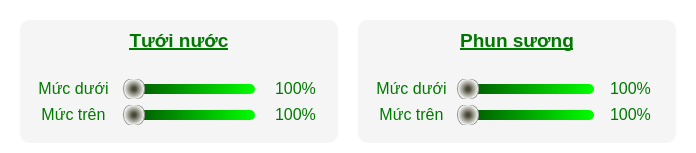
                                  <widget class="QFrame" name="Top_Setting_Option1">
                                   <property name="styleSheet">
                                    <string notr="true">background-color: rgba(0, 0, 0, 0);
border-radius: 10px;</string>
                                   </property>
                                   <property name="frameShape">
                                    <enum>QFrame::StyledPanel</enum>
                                   </property>
                                   <property name="frameShadow">
                                    <enum>QFrame::Raised</enum>
                                   </property>
                                   <layout class="QVBoxLayout" name="verticalLayout_51">
                                    <property name="spacing">
                                     <number>0</number>
                                    </property>
                                    <property name="leftMargin">
                                     <number>0</number>
                                    </property>
                                    <property name="topMargin">
                                     <number>0</number>
                                    </property>
                                    <property name="rightMargin">
                                     <number>0</number>
                                    </property>
                                    <property name="bottomMargin">
                                     <number>0</number>
                                    </property>
                                    <item>
                                     <widget class="QFrame" name="Top_Setting_Option1_frame">
                                      <property name="styleSheet">
                                       <string notr="true"/>
                                      </property>
                                      <property name="frameShape">
                                       <enum>QFrame::StyledPanel</enum>
                                      </property>
                                      <property name="frameShadow">
                                       <enum>QFrame::Raised</enum>
                                      </property>
                                      <layout class="QHBoxLayout" name="horizontalLayout_6">
                                       <property name="spacing">
                                        <number>20</number>
                                       </property>
                                       <property name="leftMargin">
                                        <number>20</number>
                                       </property>
                                       <property name="topMargin">
                                        <number>20</number>
                                       </property>
                                       <property name="rightMargin">
                                        <number>20</number>
                                       </property>
                                       <property name="bottomMargin">
                                        <number>10</number>
                                       </property>
                                       <item>
                                        <widget class="QFrame" name="frame_9">
                                         <property name="styleSheet">
                                          <string notr="true">background-color: rgb(245, 245, 245);</string>
                                         </property>
                                         <property name="frameShape">
                                          <enum>QFrame::StyledPanel</enum>
                                         </property>
                                         <property name="frameShadow">
                                          <enum>QFrame::Raised</enum>
                                         </property>
                                         <layout class="QVBoxLayout" name="verticalLayout_64">
                                          <item>
                                           <widget class="QPushButton" name="Setting_Option1_header_8">
                                            <property name="font">
                                             <font>
                                              <family>Segoe UI</family>
                                              <pointsize>14</pointsize>
                                              <weight>75</weight>
                                              <bold>true</bold>
                                              <underline>true</underline>
                                             </font>
                                            </property>
                                            <property name="styleSheet">
                                             <string notr="true">color: qlineargradient(spread:pad, x1:0, y1:0, x2:0, y2:1, stop:0 rgba(0, 229, 0, 255), stop:1 rgba(0, 121, 0, 255));</string>
                                            </property>
                                            <property name="text">
                                             <string>Tưới nước</string>
                                            </property>
                                           </widget>
                                          </item>
                                          <item>
                                           <widget class="QFrame" name="Top_Setting_Option1_body_8">
                                            <property name="minimumSize">
                                             <size>
                                              <width>300</width>
                                              <height>0</height>
                                             </size>
                                            </property>
                                            <property name="frameShape">
                                             <enum>QFrame::StyledPanel</enum>
                                            </property>
                                            <property name="frameShadow">
                                             <enum>QFrame::Raised</enum>
                                            </property>
                                            <layout class="QGridLayout" name="gridLayout_9">
                                             <property name="horizontalSpacing">
                                              <number>10</number>
                                             </property>
                                             <item row="0" column="2" rowspan="2" colspan="3">
                                              <widget class="QFrame" name="frame_11">
                                               <property name="frameShape">
                                                <enum>QFrame::StyledPanel</enum>
                                               </property>
                                               <property name="frameShadow">
                                                <enum>QFrame::Raised</enum>
                                               </property>
                                               <layout class="QVBoxLayout" name="verticalLayout_66">
                                                <property name="spacing">
                                                 <number>0</number>
                                                </property>
                                                <property name="leftMargin">
                                                 <number>0</number>
                                                </property>
                                                <property name="topMargin">
                                                 <number>0</number>
                                                </property>
                                                <property name="rightMargin">
                                                 <number>0</number>
                                                </property>
                                                <property name="bottomMargin">
                                                 <number>0</number>
                                                </property>
                                               </layout>
                                              </widget>
                                             </item>
                                             <item row="2" column="0">
                                              <widget class="QPushButton" name="Slider_label1_9">
                                               <property name="font">
                                                <font>
                                                 <family>Segoe UI</family>
                                                 <pointsize>12</pointsize>
                                                </font>
                                               </property>
                                               <property name="styleSheet">
                                                <string notr="true">color: qlineargradient(spread:pad, x1:0, y1:0, x2:0, y2:1, stop:0 rgba(0, 229, 0, 255), stop:1 rgba(0, 121, 0, 255));</string>
                                               </property>
                                               <property name="text">
                                                <string>Mức dưới</string>
                                               </property>
                                              </widget>
                                             </item>
                                             <item row="2" column="4" alignment="Qt::AlignLeft">
                                              <widget class="QPushButton" name="Slider_label1_15">
                                               <property name="font">
                                                <font>
                                                 <family>Segoe UI</family>
                                                 <pointsize>12</pointsize>
                                                </font>
                                               </property>
                                               <property name="styleSheet">
                                                <string notr="true">color: qlineargradient(spread:pad, x1:0, y1:0, x2:0, y2:1, stop:0 rgba(0, 229, 0, 255), stop:1 rgba(0, 121, 0, 255));</string>
                                               </property>
                                               <property name="text">
                                                <string>100%</string>
                                               </property>
                                              </widget>
                                             </item>
                                             <item row="3" column="0">
                                              <widget class="QPushButton" name="Slider_label2_7">
                                               <property name="font">
                                                <font>
                                                 <family>Segoe UI</family>
                                                 <pointsize>12</pointsize>
                                                </font>
                                               </property>
                                               <property name="styleSheet">
                                                <string notr="true">color: qlineargradient(spread:pad, x1:0, y1:0, x2:0, y2:1, stop:0 rgba(0, 229, 0, 255), stop:1 rgba(0, 121, 0, 255));</string>
                                               </property>
                                               <property name="text">
                                                <string>Mức trên</string>
                                               </property>
                                              </widget>
                                             </item>
                                             <item row="3" column="4" alignment="Qt::AlignLeft">
                                              <widget class="QPushButton" name="Slider_label1_16">
                                               <property name="font">
                                                <font>
                                                 <family>Segoe UI</family>
                                                 <pointsize>12</pointsize>
                                                </font>
                                               </property>
                                               <property name="styleSheet">
                                                <string notr="true">color: qlineargradient(spread:pad, x1:0, y1:0, x2:0, y2:1, stop:0 rgba(0, 229, 0, 255), stop:1 rgba(0, 121, 0, 255));</string>
                                               </property>
                                               <property name="text">
                                                <string>100%</string>
                                               </property>
                                              </widget>
                                             </item>
                                             <item row="3" column="1" colspan="3">
                                              <widget class="QSlider" name="Slider2_4">
                                               <property name="styleSheet">
                                                <string notr="true">/*QSlider{
	background-color: qlineargradient(spread:pad, x1:1, y1:1, x2:1, y2:0, stop:0 rgba(61, 61, 61, 255), stop:1 rgba(118, 118, 118, 255));
	height: 22px;
}*/
QSlider::groove:horizotal{
	border: none;
	height: 10px;
	border-radius: 5px;
	margin: 10px;
	background-color: qlineargradient(spread:pad, x1:0, y1:0, x2:1, y2:0, stop:0 rgba(0, 79, 0, 255), stop:1 rgba(0, 255, 0, 255));
}
QSlider::handle:horizotal{
	border: 1px solid  rgb(150, 150, 150);
	background-color: qradialgradient(spread:pad, cx:0.5, cy:0.5, radius:0.5, fx:0.5, fy:0.5, stop:0.169154 rgba(74, 74, 55, 255), stop:1 rgba(255, 255, 255, 255));
	height: 20px;
	width: 20px;
	border-radius: 10px;
	margin: -6px;
}</string>
                                               </property>
                                               <property name="maximum">
                                                <number>100</number>
                                               </property>
                                               <property name="orientation">
                                                <enum>Qt::Horizontal</enum>
                                               </property>
                                               <property name="tickPosition">
                                                <enum>QSlider::TicksAbove</enum>
                                               </property>
                                              </widget>
                                             </item>
                                             <item row="2" column="1" colspan="3">
                                              <widget class="QSlider" name="Slider1_4">
                                               <property name="styleSheet">
                                                <string notr="true">/*QSlider{
	background-color: qlineargradient(spread:pad, x1:1, y1:1, x2:1, y2:0, stop:0 rgba(61, 61, 61, 255), stop:1 rgba(118, 118, 118, 255));
	height: 22px;
}*/
QSlider::groove:horizotal{
	border: none;
	height: 10px;
	border-radius: 5px;
	margin: 10px;
	background-color: qlineargradient(spread:pad, x1:0, y1:0, x2:1, y2:0, stop:0 rgba(0, 79, 0, 255), stop:1 rgba(0, 255, 0, 255));
}
QSlider::handle:horizotal{
	border: 1px solid  rgb(150, 150, 150);
	background-color: qradialgradient(spread:pad, cx:0.5, cy:0.5, radius:0.5, fx:0.5, fy:0.5, stop:0.169154 rgba(74, 74, 55, 255), stop:1 rgba(255, 255, 255, 255));
	height: 20px;
	width: 20px;
	border-radius: 10px;
	margin: -6px;
}</string>
                                               </property>
                                               <property name="maximum">
                                                <number>10</number>
                                               </property>
                                               <property name="singleStep">
                                                <number>1</number>
                                               </property>
                                               <property name="pageStep">
                                                <number>1</number>
                                               </property>
                                               <property name="tracking">
                                                <bool>true</bool>
                                               </property>
                                               <property name="orientation">
                                                <enum>Qt::Horizontal</enum>
                                               </property>
                                               <property name="invertedAppearance">
                                                <bool>false</bool>
                                               </property>
                                               <property name="invertedControls">
                                                <bool>false</bool>
                                               </property>
                                               <property name="tickPosition">
                                                <enum>QSlider::TicksAbove</enum>
                                               </property>
                                              </widget>
                                             </item>
                                            </layout>
                                           </widget>
                                          </item>
                                         </layout>
                                        </widget>
                                       </item>
                                       <item>
                                        <widget class="QFrame" name="frame_3">
                                         <property name="styleSheet">
                                          <string notr="true">background-color: rgb(245, 245, 245);</string>
                                         </property>
                                         <property name="frameShape">
                                          <enum>QFrame::StyledPanel</enum>
                                         </property>
                                         <property name="frameShadow">
                                          <enum>QFrame::Raised</enum>
                                         </property>
                                         <layout class="QVBoxLayout" name="verticalLayout_30">
                                          <item>
                                           <widget class="QPushButton" name="Setting_Option1_header_2">
                                            <property name="font">
                                             <font>
                                              <family>Segoe UI</family>
                                              <pointsize>14</pointsize>
                                              <weight>75</weight>
                                              <bold>true</bold>
                                              <underline>true</underline>
                                             </font>
                                            </property>
                                            <property name="styleSheet">
                                             <string notr="true">color: qlineargradient(spread:pad, x1:0, y1:0, x2:0, y2:1, stop:0 rgba(0, 229, 0, 255), stop:1 rgba(0, 121, 0, 255));</string>
                                            </property>
                                            <property name="text">
                                             <string>Phun sương</string>
                                            </property>
                                           </widget>
                                          </item>
                                          <item>
                                           <widget class="QFrame" name="Top_Setting_Option1_body_2">
                                            <property name="minimumSize">
                                             <size>
                                              <width>300</width>
                                              <height>0</height>
                                             </size>
                                            </property>
                                            <property name="frameShape">
                                             <enum>QFrame::StyledPanel</enum>
                                            </property>
                                            <property name="frameShadow">
                                             <enum>QFrame::Raised</enum>
                                            </property>
                                            <layout class="QGridLayout" name="gridLayout_4">
                                             <item row="0" column="2" rowspan="2" colspan="3">
                                              <widget class="QFrame" name="frame_10">
                                               <property name="frameShape">
                                                <enum>QFrame::StyledPanel</enum>
                                               </property>
                                               <property name="frameShadow">
                                                <enum>QFrame::Raised</enum>
                                               </property>
                                               <layout class="QVBoxLayout" name="verticalLayout_65">
                                                <property name="spacing">
                                                 <number>0</number>
                                                </property>
                                                <property name="leftMargin">
                                                 <number>0</number>
                                                </property>
                                                <property name="topMargin">
                                                 <number>0</number>
                                                </property>
                                                <property name="rightMargin">
                                                 <number>0</number>
                                                </property>
                                                <property name="bottomMargin">
                                                 <number>0</number>
                                                </property>
                                               </layout>
                                              </widget>
                                             </item>
                                             <item row="2" column="0">
                                              <widget class="QPushButton" name="Slider_label1_5">
                                               <property name="font">
                                                <font>
                                                 <family>Segoe UI</family>
                                                 <pointsize>12</pointsize>
                                                </font>
                                               </property>
                                               <property name="styleSheet">
                                                <string notr="true">color: qlineargradient(spread:pad, x1:0, y1:0, x2:0, y2:1, stop:0 rgba(0, 229, 0, 255), stop:1 rgba(0, 121, 0, 255));</string>
                                               </property>
                                               <property name="text">
                                                <string>Mức dưới</string>
                                               </property>
                                              </widget>
                                             </item>
                                             <item row="2" column="4" alignment="Qt::AlignLeft">
                                              <widget class="QPushButton" name="Slider_label1_11">
                                               <property name="font">
                                                <font>
                                                 <family>Segoe UI</family>
                                                 <pointsize>12</pointsize>
                                                </font>
                                               </property>
                                               <property name="styleSheet">
                                                <string notr="true">color: qlineargradient(spread:pad, x1:0, y1:0, x2:0, y2:1, stop:0 rgba(0, 229, 0, 255), stop:1 rgba(0, 121, 0, 255));</string>
                                               </property>
                                               <property name="text">
                                                <string>100%</string>
                                               </property>
                                              </widget>
                                             </item>
                                             <item row="3" column="0">
                                              <widget class="QPushButton" name="Slider_label2_2">
                                               <property name="font">
                                                <font>
                                                 <family>Segoe UI</family>
                                                 <pointsize>12</pointsize>
                                                </font>
                                               </property>
                                               <property name="styleSheet">
                                                <string notr="true">color: qlineargradient(spread:pad, x1:0, y1:0, x2:0, y2:1, stop:0 rgba(0, 229, 0, 255), stop:1 rgba(0, 121, 0, 255));</string>
                                               </property>
                                               <property name="text">
                                                <string>Mức trên</string>
                                               </property>
                                              </widget>
                                             </item>
                                             <item row="3" column="4" alignment="Qt::AlignLeft">
                                              <widget class="QPushButton" name="Slider_label1_12">
                                               <property name="font">
                                                <font>
                                                 <family>Segoe UI</family>
                                                 <pointsize>12</pointsize>
                                                </font>
                                               </property>
                                               <property name="styleSheet">
                                                <string notr="true">color: qlineargradient(spread:pad, x1:0, y1:0, x2:0, y2:1, stop:0 rgba(0, 229, 0, 255), stop:1 rgba(0, 121, 0, 255));</string>
                                               </property>
                                               <property name="text">
                                                <string>100%</string>
                                               </property>
                                              </widget>
                                             </item>
                                             <item row="2" column="1" colspan="3">
                                              <widget class="QSlider" name="Slider1_3">
                                               <property name="styleSheet">
                                                <string notr="true">/*QSlider{
	background-color: qlineargradient(spread:pad, x1:1, y1:1, x2:1, y2:0, stop:0 rgba(61, 61, 61, 255), stop:1 rgba(118, 118, 118, 255));
	height: 22px;
}*/
QSlider::groove:horizotal{
	border: none;
	height: 10px;
	border-radius: 5px;
	margin: 10px;
	background-color: qlineargradient(spread:pad, x1:0, y1:0, x2:1, y2:0, stop:0 rgba(0, 79, 0, 255), stop:1 rgba(0, 255, 0, 255));
}
QSlider::handle:horizotal{
	border: 1px solid  rgb(150, 150, 150);
	background-color: qradialgradient(spread:pad, cx:0.5, cy:0.5, radius:0.5, fx:0.5, fy:0.5, stop:0.169154 rgba(74, 74, 55, 255), stop:1 rgba(255, 255, 255, 255));
	height: 20px;
	width: 20px;
	border-radius: 10px;
	margin: -6px;
}</string>
                                               </property>
                                               <property name="maximum">
                                                <number>100</number>
                                               </property>
                                               <property name="tracking">
                                                <bool>true</bool>
                                               </property>
                                               <property name="orientation">
                                                <enum>Qt::Horizontal</enum>
                                               </property>
                                               <property name="invertedAppearance">
                                                <bool>false</bool>
                                               </property>
                                               <property name="invertedControls">
                                                <bool>false</bool>
                                               </property>
                                               <property name="tickPosition">
                                                <enum>QSlider::TicksAbove</enum>
                                               </property>
                                              </widget>
                                             </item>
                                             <item row="3" column="1" colspan="3">
                                              <widget class="QSlider" name="Slider2_2">
                                               <property name="styleSheet">
                                                <string notr="true">/*QSlider{
	background-color: qlineargradient(spread:pad, x1:1, y1:1, x2:1, y2:0, stop:0 rgba(61, 61, 61, 255), stop:1 rgba(118, 118, 118, 255));
	height: 22px;
}*/
QSlider::groove:horizotal{
	border: none;
	height: 10px;
	border-radius: 5px;
	margin: 10px;
	background-color: qlineargradient(spread:pad, x1:0, y1:0, x2:1, y2:0, stop:0 rgba(0, 79, 0, 255), stop:1 rgba(0, 255, 0, 255));
}
QSlider::handle:horizotal{
	border: 1px solid  rgb(150, 150, 150);
	background-color: qradialgradient(spread:pad, cx:0.5, cy:0.5, radius:0.5, fx:0.5, fy:0.5, stop:0.169154 rgba(74, 74, 55, 255), stop:1 rgba(255, 255, 255, 255));
	height: 20px;
	width: 20px;
	border-radius: 10px;
	margin: -6px;
}</string>
                                               </property>
                                               <property name="maximum">
                                                <number>100</number>
                                               </property>
                                               <property name="orientation">
                                                <enum>Qt::Horizontal</enum>
                                               </property>
                                               <property name="tickPosition">
                                                <enum>QSlider::TicksAbove</enum>
                                               </property>
                                              </widget>
                                             </item>
                                            </layout>
                                           </widget>
                                          </item>
                                         </layout>
                                        </widget>
                                       </item>
                                      </layout>
                                     </widget>
                                    </item>
                                   </layout>
                                  </widget>
